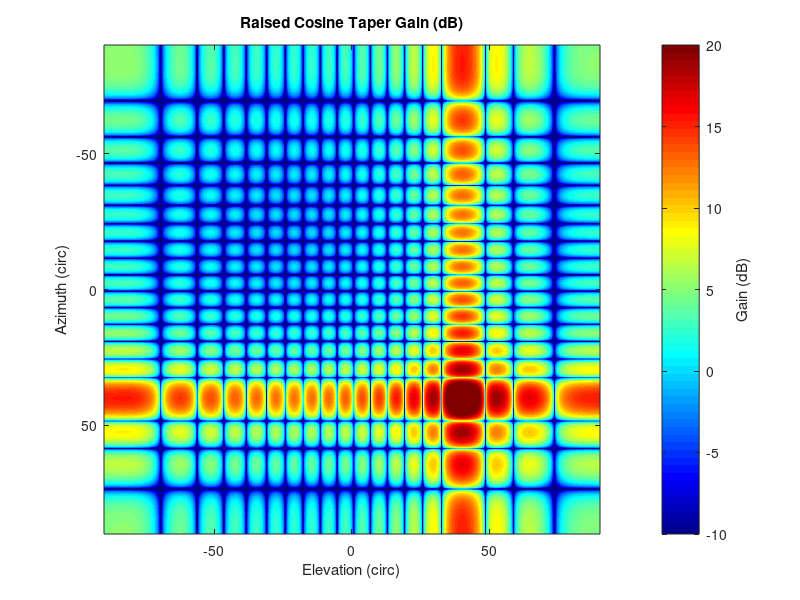
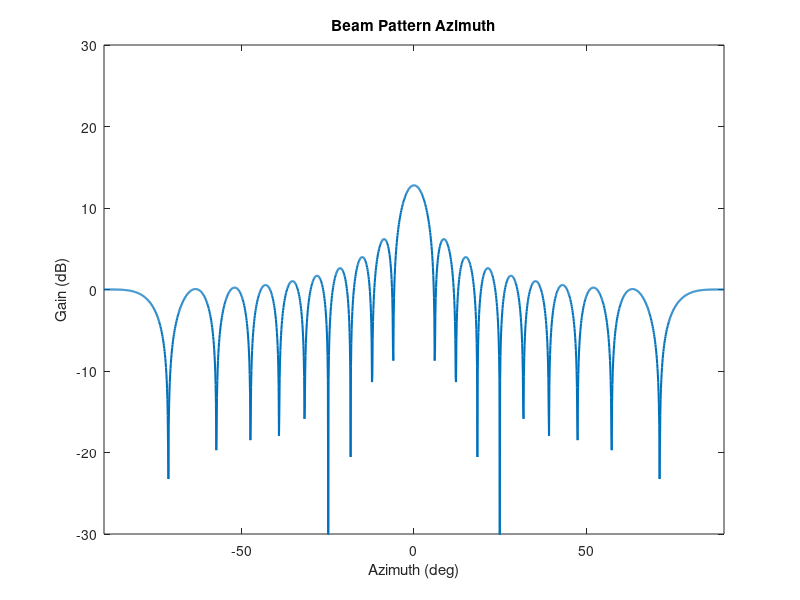
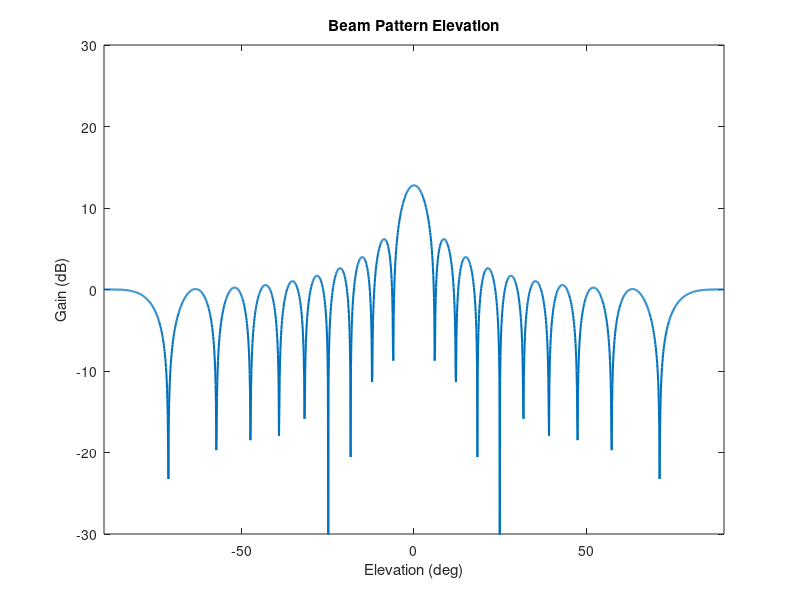
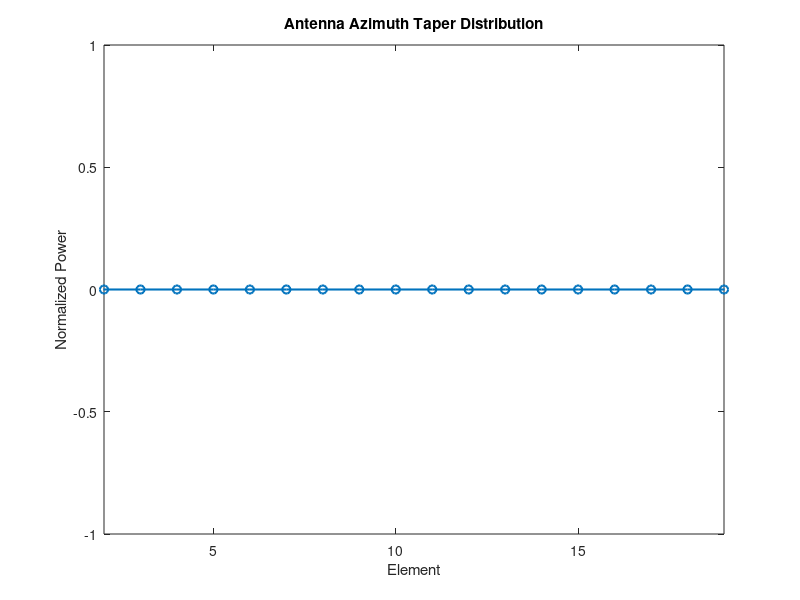

The MATLAB script that drew these images, in order:
clear all;
clc;
warning off;

DCWeight = false;

startangle = -90;
endangle = 90;
anglestep = .1;

theta = startangle:anglestep:endangle;
freq = 2E9;
c0 = 299792458;
lambda = c0/freq;
k = 2*pi/lambda;
AFAz = 0;
AFEl = 0;

numAzChannels = 20; %Four minimum
numElChannels = 20; %Four minimum

ArrayElSpacing = lambda/2;
ArrayAzSpacing = lambda/2;
Azarray = (1:numAzChannels)*ArrayAzSpacing;
Elarray = (1:numElChannels)*ArrayElSpacing;

% n = 8;
% The first two rows are constant
pt(1, 1) = 1;
pt(2, 1 : 2) = [1 1]; 

% If only two rows are requested, then exit
if numAzChannels < 3 || numElChannels < 3
    return
end 

RectTaper = true;
CosTaper = false;
CosSqTaper = false;

AzCosTaper = -90:180/(numAzChannels-1):90;
ElCosTaper = -90:180/(numAzChannels-1):90;

for I = 1:numAzChannels
    if RectTaper
        AzDist(I) = 1;
    end
    if CosTaper
        AzDist(I) = cosd(AzCosTaper(I));
    end
    if CosSqTaper
        AzDist(I) = cosd(AzCosTaper(I))^2;
    end
end

for I = 1:numElChannels
    if RectTaper
        ElDist(I) = 1;
    end
    if CosTaper
        ElDist(I) = cosd(ElCosTaper(I));
    end
    if CosSqTaper
        ElDist(I) = cosd(ElCosTaper(I))^2;
    end
end

figure(10);
clf;
box on;
hold on;
xlim([2 numAzChannels-1]);
xlabel("Element");
ylabel("Normalized Power");
title("Antenna Azimuth Taper Distribution");
plot(10*log10(AzDist),"-o","LineWidth",1.5);

figure(11);
clf;
box on;
hold on;
xlim([2 numElChannels-1]);
xlabel("Element");
ylabel("Normalized Power");
title("Antenna Elevation Taper Distribution");
plot(10*log10(ElDist),"-o","LineWidth",1.5);

steerAngleAz = 0;
steerAngleEl = 0;
PlotAzAngle = 0;
PlotElAngle = 0;

SaveGif = false;
MakeGif = true;

if MakeGif
    filename = 'RaisedCosine.gif';
    h = figure(1);
    axis tight manual % this ensures that getframe() returns a consistent size
end

p = 0;
u = 0;
for steerAngleEl = -40:10:40
    for steerAngleAz = -40:10:40
        AFEl = 0;
        AFAz = 0;
        for n = 2:1:numAzChannels
            AFAz = AFAz+AzDist(n)*exp(1i*(n-1)*(k*(Azarray(n)-Azarray(n-1))*(sin(deg2rad(theta)) - sin(deg2rad(steerAngleAz)))));
        end
        for n = 2:1:numElChannels
            AFEl = AFEl+ElDist(n)*exp(1i*(n-1)*(k*(Elarray(n)-Elarray(n-1))*(sin(deg2rad(theta)) - sin(deg2rad(steerAngleEl)))));
        end
        AFEl = reshape(AFEl,[length(AFEl),1]);
        
        TotalArray = AFAz.*AFEl;
        TotalArray = 10*log10((abs(TotalArray)));
        
        if steerAngleAz == PlotAzAngle && p == 0
            p = 1;
            figure(2);
            hold on;
            clf;
            plot(theta,10*log10((abs(AFAz))),"Linewidth",1.5);
            xlim([-90 90]);
            ylim([-30 30]);
            box on;
            xlabel("Azimuth (deg)");
            ylabel("Gain (dB)");
            title("Beam Pattern Azimuth");
        end
        
        if steerAngleEl == PlotElAngle && u == 0
            u = 1;
            figure(3);
            hold on;
            clf;
            plot(theta,10*log10((abs(AFEl))),"Linewidth",1.5);
            xlim([-90 90]);
            ylim([-30 30]);
            xlabel("Elevation (deg)");
            ylabel("Gain (dB)");
            title("Beam Pattern Elevation");
            box on;
        end
        
        if steerAngleEl == PlotElAngle && steerAngleAz == PlotAzAngle
            figure(1);
            clf;
            imagesc(theta,theta,TotalArray);
            h = colorbar;
            colormap(jet);
            caxis([0 40]);
            xlim([-90 90])
            ylim([-90 90]);
            box on;
        end
        
        if MakeGif
            figure(1);
            clf;
            imagesc(theta,theta,TotalArray);
            h = colorbar;
            colormap(jet);
            caxis([-10 20])
            xlim([-90 90])
            ylim([-90 90]);
            xlabel("Elevation (\circ)");
            ylabel("Azimuth (\circ)");
            ylabel(h, 'Gain (dB)');
            %         set(get(h,'title'),'string','Gain (dB)');
            title("Raised Cosine Taper Gain (dB)");
            
            if SaveGif
                % Capture the plot as an image
                frame = getframe(h);
                im = frame2im(frame);
                [imind,cm] = rgb2ind(im,256);
                % Write to the GIF File
                if steerAngleEl == -45
                    imwrite(imind,cm,filename,'gif', 'Loopcount',inf);
                else
                    imwrite(imind,cm,filename,'gif','WriteMode','append');
                end
            end
        end
    end
end